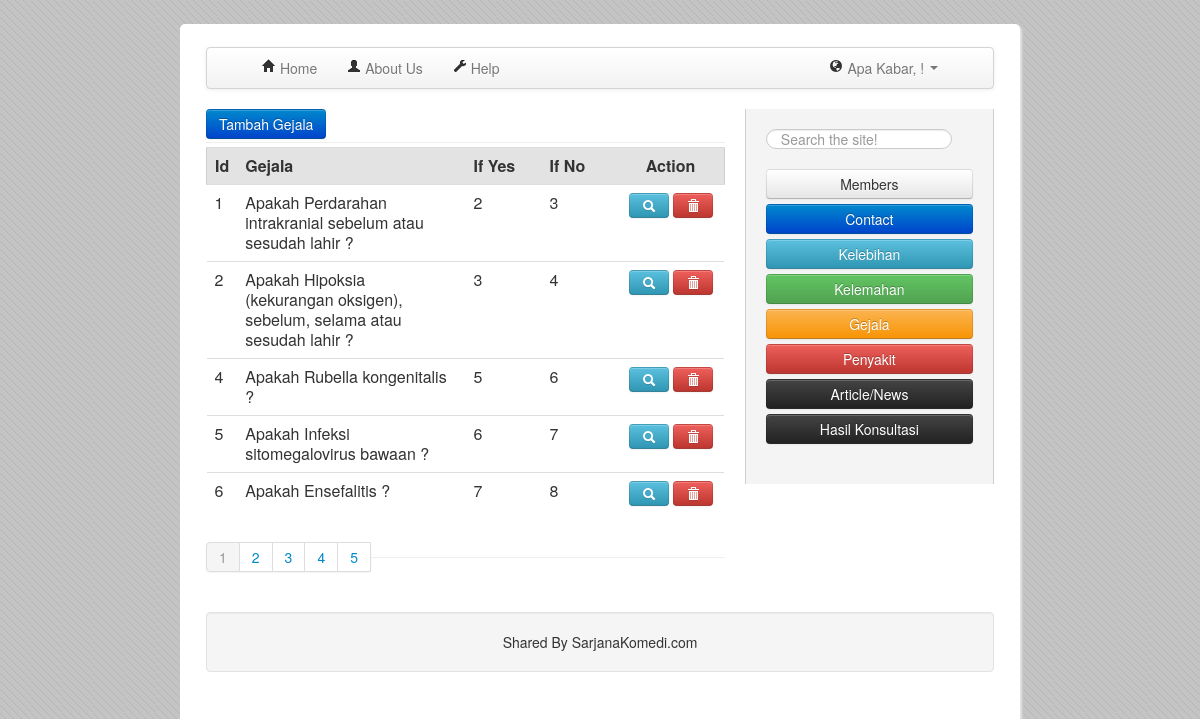
Page /admin/media.php?module=gejala on the committed database.
### tables this page shows
CREATE TABLE IF NOT EXISTS `rb_gejala` (
  `id` int(5) NOT NULL,
  `pertanyaan` text NOT NULL,
  `ifyes` varchar(5) NOT NULL DEFAULT '0',
  `ifno` varchar(5) NOT NULL DEFAULT '0',
  PRIMARY KEY (`id`),
  UNIQUE KEY `id` (`id`)
);

### admin/modul/mod_gejala/gejala.php (the view, shortened to what this page needs)
<?php
$aksi="modul/mod_gejala/aksi_gejala.php";
switch($_GET[act]){
  default:
    echo "
          <input class='btn btn-primary' type=button value='Tambah Gejala' onclick=\"window.location.href='?module=gejala&act=tambahgejala';\"><hr>
          <table class='table table-hover' width=100%>
          <tr style='background:#e3e3e3; border:1px solid #cecece;'><th>Id</th><th>Gejala</th><th style='width:60px;'>If Yes</th><th style='width:60px;'>If No</th><th style='width:90px; text-align:center;'>Action</th></tr>";
    $p      = new Paging;
    $batas  = 5;
    $posisi = $p->cariPosisi($batas);
      $tampil = mysql_query("SELECT * FROM rb_gejala ORDER BY id ASC LIMIT $posisi,$batas");
    while($r=mysql_fetch_array($tampil)){
      echo "<tr bgcolor=$warna>
				<td>$r[id]</td>
				<td>$r[pertanyaan]</td>
                <td>$r[ifyes]</td>
                <td>$r[ifno]</td>
		        <td><center>
					<a class='btn btn-info' title='View Gejala' href=?module=gejala&act=editgejala&id=$r[id]><i class='icon-search icon-white'></i></a>
					<a class='btn btn-danger' title='Delete Gejala' href=$aksi?module=gejala&act=hapus&id=$r[id]><i class='icon-trash icon-white'></i></a></center>
				</td></tr>";
    }
    $jmldata = mysql_num_rows(mysql_query("SELECT * FROM rb_gejala"));
    $jmlhalaman  = $p->jumlahHalaman($jmldata, $batas);
    $linkHalaman = $p->navHalaman($_GET[halaman], $jmlhalaman);
		echo "</table><br/><hr>";
		echo "</li></ul>
			  <div style='float:left; margin-top:-20px;' class='pagination'>
			  <ul>
				$linkHalaman
			</ul>
		</div>";
    break;
}
?>

### view/css/style.css (style rules this page uses)
html { font-weight:normal; font-family:Telex; line-height:135%; color:#333; background-color:#c4c4c4; background-image:url('../img/bg.png'); }
body { padding:6px; margin-top:2%; margin-bottom:2%; margin-left: 15%; margin-right: 15%; border-radius:5px; -webkit-box-shadow: 2px 2px 2px #e3e3e3; -moz-box-shadow: 2px 2px 2px #e3e3e3; -khtml-box-shadow: 2px 2px 2px #e3e3e3; box-shadow: 2px 2px 2px #e3e3e3; }
hr { margin-top:3px; margin-bottom:3px; }

### rows in the picture
rb_gejala: id "1", pertanyaan "Apakah Perdarahan intrakranial sebelum atau sesudah lahir ?", ifyes "2", ifno "3"
rb_gejala: id "2", pertanyaan "Apakah Hipoksia (kekurangan oksigen), sebelum, selama atau sesudah lahir ?", ifyes "3", ifno "4"
rb_gejala: id "4", pertanyaan "Apakah Rubella kongenitalis ?", ifyes "5", ifno "6"
rb_gejala: id "5", pertanyaan "Apakah Infeksi sitomegalovirus bawaan ?", ifyes "6", ifno "7"
rb_gejala: id "6", pertanyaan "Apakah Ensefalitis ?", ifyes "7", ifno "8"
